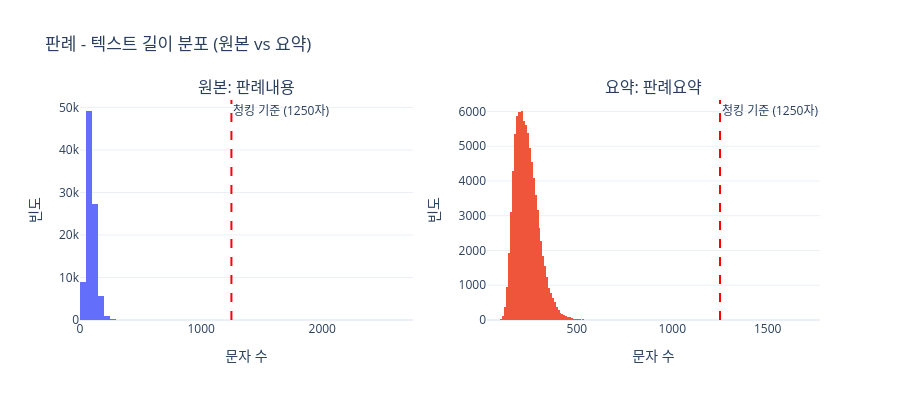
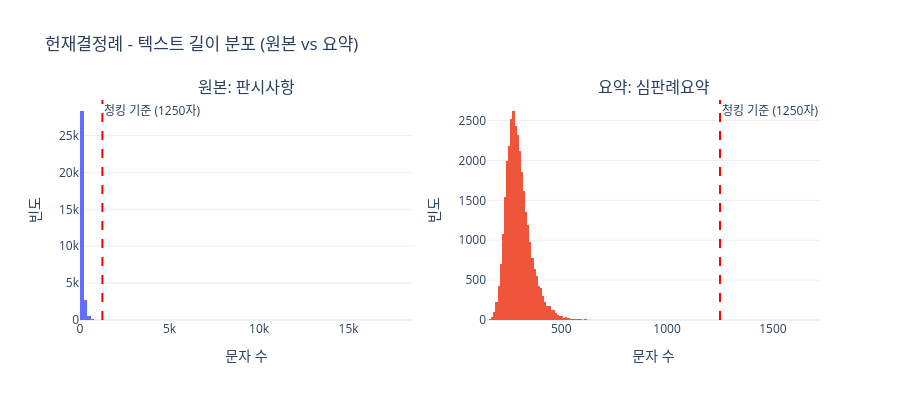
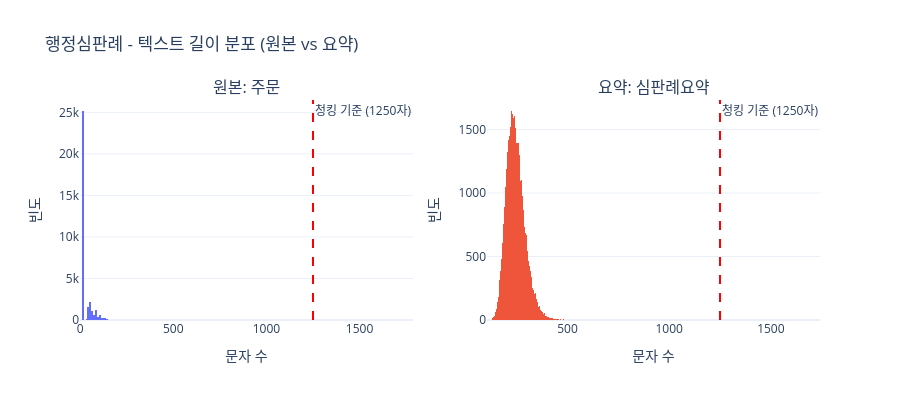

Notebook code cell kept with these figures, in order:
### Code cell
# ── 텍스트 길이 히스토그램 (원본 대표 필드 + 요약 필드) ──
from plotly.subplots import make_subplots

CHUNK_SIZE = 1250  # 현재 청킹 기준선

for cat_key in ["precedent", "law", "constitutional", "administration"]:
    if cat_key not in text_stats or cat_key not in _data_cache:
        continue

    ts = text_stats[cat_key]
    data = _data_cache[cat_key]
    cat_info = CATEGORIES[cat_key]
    summary_field = cat_info.get("summary_field")

    # 원본 대표 필드 (첫 번째 text_field)
    original_fields = [f for f in ts["fields"] if not ts["fields"][f].get("is_summary")]
    if not original_fields:
        continue
    first_field = original_fields[0]

    # 원본 필드 길이 수집
    orig_lengths = [
        len(r.get(first_field, ""))
        for r in data
        if isinstance(r.get(first_field), str) and r.get(first_field, "").strip()
    ]

    # 요약 필드 길이 수집
    summary_lengths = []
    if summary_field:
        summary_lengths = [
            len(r.get(summary_field, ""))
            for r in data
            if isinstance(r.get(summary_field), str) and r.get(summary_field, "").strip()
        ]

    if not orig_lengths:
        continue

    # 요약 필드가 있으면 2열, 없으면 1열
    has_summary = bool(summary_lengths)
    cols = 2 if has_summary else 1

    fig = make_subplots(
        rows=1, cols=cols,
        subplot_titles=[
            f"원본: {first_field}",
            *([ f"요약: {summary_field}"] if has_summary else []),
        ],
        horizontal_spacing=0.1,
    )

    # 원본 필드 히스토그램
    fig.add_trace(
        go.Histogram(x=orig_lengths, nbinsx=100, marker_color="#636EFA", name="원본"),
        row=1, col=1,
    )
    fig.add_vline(
        x=CHUNK_SIZE, line_dash="dash", line_color="red",
        annotation_text=f"청킹 기준 ({CHUNK_SIZE}자)", row=1, col=1,
    )

    # 요약 필드 히스토그램
    if has_summary:
        fig.add_trace(
            go.Histogram(x=summary_lengths, nbinsx=100, marker_color="#EF553B", name="요약"),
            row=1, col=2,
        )
        fig.add_vline(
            x=CHUNK_SIZE, line_dash="dash", line_color="red",
            annotation_text=f"청킹 기준 ({CHUNK_SIZE}자)", row=1, col=2,
        )

    fig.update_layout(
        title=f"{ts['label']} - 텍스트 길이 분포 (원본 vs 요약)",
        height=400,
        showlegend=False,
    )
    fig.update_xaxes(title_text="문자 수")
    fig.update_yaxes(title_text="빈도")
    fig.show()

### Figure 1 — Plotly figure (JSON) as saved in the notebook; plotly's stock layout.template omitted (floating-point values rounded to 4 significant figures; data arrays with more than 128 entries replaced by an {"elided": "..."} marker saying what was removed)
{"data": [{"marker": {"color": "#636EFA"}, "name": "원본", "nbinsx": 100, "type": "histogram", "x": {"elided": "92049 int values"}, "xaxis": "x", "yaxis": "y"}, {"marker": {"color": "#EF553B"}, "name": "요약", "nbinsx": 100, "type": "histogram", "x": {"elided": "91253 int values"}, "xaxis": "x2", "yaxis": "y2"}], "layout": {"annotations": [{"font": {"size": 16}, "showarrow": false, "text": "원본: 판례내용", "x": 0.225, "xanchor": "center", "xref": "paper", "y": 1, "yanchor": "bottom", "yref": "paper"}, {"font": {"size": 16}, "showarrow": false, "text": "요약: 판례요약", "x": 0.775, "xanchor": "center", "xref": "paper", "y": 1, "yanchor": "bottom", "yref": "paper"}, {"showarrow": false, "text": "청킹 기준 (1250자)", "x": 1250, "xanchor": "left", "xref": "x", "y": 1, "yanchor": "top", "yref": "y domain"}, {"showarrow": false, "text": "청킹 기준 (1250자)", "x": 1250, "xanchor": "left", "xref": "x2", "y": 1, "yanchor": "top", "yref": "y2 domain"}], "height": 400, "shapes": [{"line": {"color": "red", "dash": "dash"}, "type": "line", "x0": 1250, "x1": 1250, "xref": "x", "y0": 0, "y1": 1, "yref": "y domain"}, {"line": {"color": "red", "dash": "dash"}, "type": "line", "x0": 1250, "x1": 1250, "xref": "x2", "y0": 0, "y1": 1, "yref": "y2 domain"}], "showlegend": false, "title": {"text": "판례 - 텍스트 길이 분포 (원본 vs 요약)"}, "xaxis": {"anchor": "y", "domain": [0, 0.45], "title": {"text": "문자 수"}}, "xaxis2": {"anchor": "y2", "domain": [0.55, 1], "title": {"text": "문자 수"}}, "yaxis": {"anchor": "x", "domain": [0, 1], "title": {"text": "빈도"}}, "yaxis2": {"anchor": "x2", "domain": [0, 1], "title": {"text": "빈도"}}}}

### Figure 2 — Plotly figure (JSON) as saved in the notebook; plotly's stock layout.template omitted (floating-point values rounded to 4 significant figures; data arrays with more than 128 entries replaced by an {"elided": "..."} marker saying what was removed)
{"data": [{"marker": {"color": "#636EFA"}, "name": "원본", "nbinsx": 100, "type": "histogram", "x": {"elided": "31718 int values"}, "xaxis": "x", "yaxis": "y"}, {"marker": {"color": "#EF553B"}, "name": "요약", "nbinsx": 100, "type": "histogram", "x": {"elided": "31718 int values"}, "xaxis": "x2", "yaxis": "y2"}], "layout": {"annotations": [{"font": {"size": 16}, "showarrow": false, "text": "원본: 판시사항", "x": 0.225, "xanchor": "center", "xref": "paper", "y": 1, "yanchor": "bottom", "yref": "paper"}, {"font": {"size": 16}, "showarrow": false, "text": "요약: 심판례요약", "x": 0.775, "xanchor": "center", "xref": "paper", "y": 1, "yanchor": "bottom", "yref": "paper"}, {"showarrow": false, "text": "청킹 기준 (1250자)", "x": 1250, "xanchor": "left", "xref": "x", "y": 1, "yanchor": "top", "yref": "y domain"}, {"showarrow": false, "text": "청킹 기준 (1250자)", "x": 1250, "xanchor": "left", "xref": "x2", "y": 1, "yanchor": "top", "yref": "y2 domain"}], "height": 400, "shapes": [{"line": {"color": "red", "dash": "dash"}, "type": "line", "x0": 1250, "x1": 1250, "xref": "x", "y0": 0, "y1": 1, "yref": "y domain"}, {"line": {"color": "red", "dash": "dash"}, "type": "line", "x0": 1250, "x1": 1250, "xref": "x2", "y0": 0, "y1": 1, "yref": "y2 domain"}], "showlegend": false, "title": {"text": "헌재결정례 - 텍스트 길이 분포 (원본 vs 요약)"}, "xaxis": {"anchor": "y", "domain": [0, 0.45], "title": {"text": "문자 수"}}, "xaxis2": {"anchor": "y2", "domain": [0.55, 1], "title": {"text": "문자 수"}}, "yaxis": {"anchor": "x", "domain": [0, 1], "title": {"text": "빈도"}}, "yaxis2": {"anchor": "x2", "domain": [0, 1], "title": {"text": "빈도"}}}}

### Figure 3 — Plotly figure (JSON) as saved in the notebook; plotly's stock layout.template omitted (floating-point values rounded to 4 significant figures; data arrays with more than 128 entries replaced by an {"elided": "..."} marker saying what was removed)
{"data": [{"marker": {"color": "#636EFA"}, "name": "원본", "nbinsx": 100, "type": "histogram", "x": {"elided": "34248 int values"}, "xaxis": "x", "yaxis": "y"}, {"marker": {"color": "#EF553B"}, "name": "요약", "nbinsx": 100, "type": "histogram", "x": {"elided": "34254 int values"}, "xaxis": "x2", "yaxis": "y2"}], "layout": {"annotations": [{"font": {"size": 16}, "showarrow": false, "text": "원본: 주문", "x": 0.225, "xanchor": "center", "xref": "paper", "y": 1, "yanchor": "bottom", "yref": "paper"}, {"font": {"size": 16}, "showarrow": false, "text": "요약: 심판례요약", "x": 0.775, "xanchor": "center", "xref": "paper", "y": 1, "yanchor": "bottom", "yref": "paper"}, {"showarrow": false, "text": "청킹 기준 (1250자)", "x": 1250, "xanchor": "left", "xref": "x", "y": 1, "yanchor": "top", "yref": "y domain"}, {"showarrow": false, "text": "청킹 기준 (1250자)", "x": 1250, "xanchor": "left", "xref": "x2", "y": 1, "yanchor": "top", "yref": "y2 domain"}], "height": 400, "shapes": [{"line": {"color": "red", "dash": "dash"}, "type": "line", "x0": 1250, "x1": 1250, "xref": "x", "y0": 0, "y1": 1, "yref": "y domain"}, {"line": {"color": "red", "dash": "dash"}, "type": "line", "x0": 1250, "x1": 1250, "xref": "x2", "y0": 0, "y1": 1, "yref": "y2 domain"}], "showlegend": false, "title": {"text": "행정심판례 - 텍스트 길이 분포 (원본 vs 요약)"}, "xaxis": {"anchor": "y", "domain": [0, 0.45], "title": {"text": "문자 수"}}, "xaxis2": {"anchor": "y2", "domain": [0.55, 1], "title": {"text": "문자 수"}}, "yaxis": {"anchor": "x", "domain": [0, 1], "title": {"text": "빈도"}}, "yaxis2": {"anchor": "x2", "domain": [0, 1], "title": {"text": "빈도"}}}}
